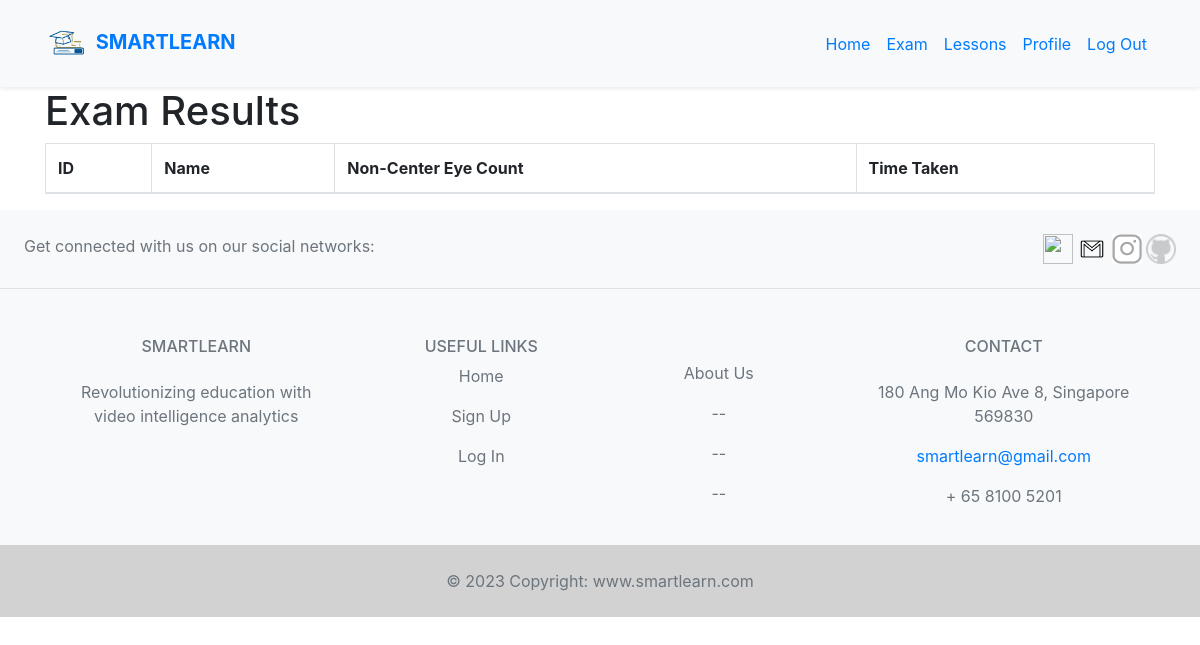
Page /exam_result (signed in) on the earlier database version.
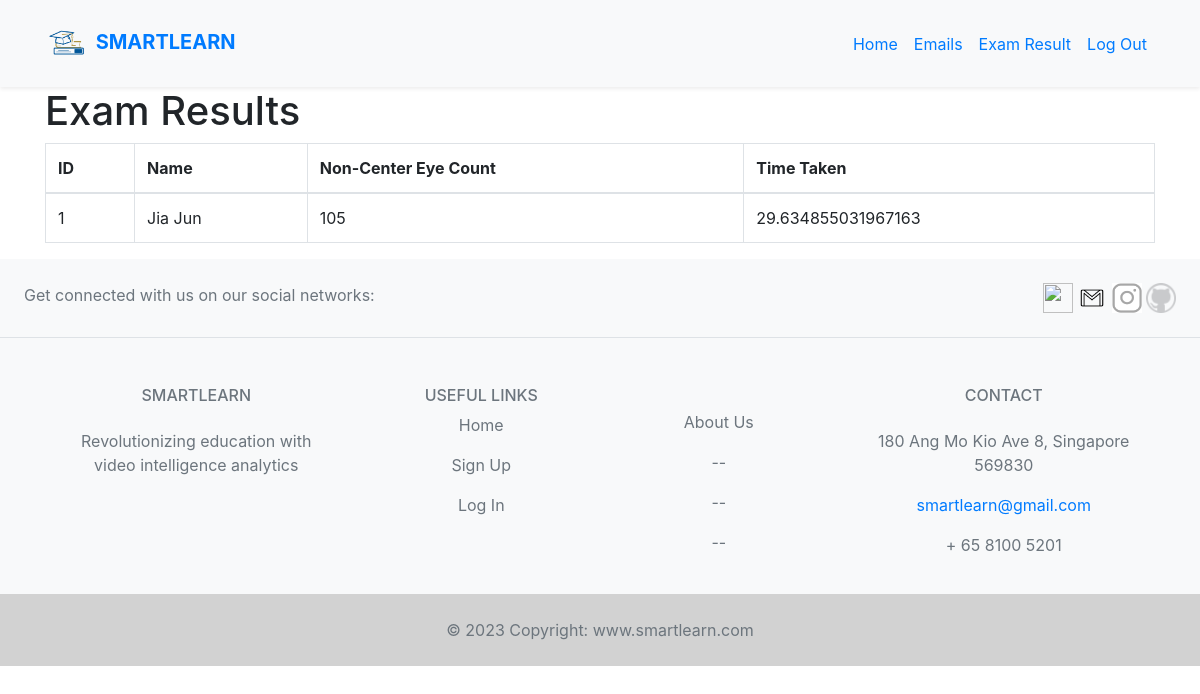
Same page on the later database version.
### __init__.py (models this page shows, shortened)
class Exam_Attempt(db.Model, UserMixin):
    id = db.Column(db.Integer, primary_key=True)
    name = db.Column(db.String(150))
    non_center_eye_count = db.Column(db.Integer)
    time_taken = db.Column(db.Float)

### __init__.py (the view)
@app.route('/exam_result')
def exam_result():
    exam_attempts = Exam_Attempt.query.all()
    return render_template('exam_result.html', exam_attempts=exam_attempts)

### __init__.py (called while the page is built)
@login_manager.user_loader
def load_user(user_id):
    return User.query.get(int(user_id))

### templates/exam_result.html (shortened to what this page needs)
{% extends "base.html" %}
{% block content %}
  <div class="container">
    <h1>Exam Results</h1>
    <table class="table table-bordered">
      <thead>
        <tr>
          <th>ID</th>
          <th>Name</th>
          <th>Non-Center Eye Count</th>
          <th>Time Taken</th>
        </tr>
      </thead>
      <tbody>
        {% for attempt in exam_attempts %}
          <tr>
            <td>{{ attempt.id }}</td>
            <td>{{ attempt.name }}</td>
            <td>{{ attempt.non_center_eye_count }}</td>
            <td>{{ attempt.time_taken }}</td>
          </tr>
        {% endfor %}
      </tbody>
    </table>
  </div>
{% endblock %}

### templates/base.html (shortened to what this page needs)
<!DOCTYPE html>
<html lang="en">
  <head>
    <link
      rel="stylesheet"
      href="https://stackpath.bootstrapcdn.com/bootstrap/4.5.2/css/bootstrap.min.css"
    />
  </head>
  <body>
    {% if 'user_id' in session %}
        {% if session['role'] == 'Student' %}
            {% block user_navbar %} {% include 'includes/_student_nav.html' %} {% endblock %}
        {% elif session['role'] == 'Staff' %}
            {% block staff_navbar %} {% include 'includes/_staff_nav.html' %} {% endblock %}
        {% endif %}
    {% else %}
        {% block navbar %} {% include 'includes/_navbar.html' %} {% endblock %}
    {% endif %}
    {% block content %}{% endblock %}
  </body>
  <footer>
    {% block footer %} {% include 'includes/_footer.html' %} {% endblock %}
  </footer>
</html>

### templates/includes/_staff_nav.html (shortened to what this page needs)
<nav class="navbar navbar-expand-lg py-3 bg-light shadow-sm">
  <div class="container">
    <a href="/staff_homepage" class="navbar-brand">
      <img src="/static/img/logo1.jpg" class="rounded-circle" width="45" alt="" class="d-inline-block align-middle mr-2">
      <span class="text-uppercase font-weight-bold">SmartLearn</span>
    </a>
    <div id="navbarSupportedContent" class="collapse navbar-collapse">
      <ul class="navbar-nav ml-auto">
        <li class="nav-item active"><a href="/staff_homepage" class="nav-link">Home <span class="sr-only">(current)</span></a></li>
        <li class="nav-item"><a href="/emails" class="nav-link">Emails</a></li>
        <li class="nav-item"><a href="/exam_result" class="nav-link">Exam Result</a></li>
        <li class="nav-item"><a href="/logout" class="nav-link">Log Out</a></li>
      </ul>
    </div>
  </div>
</nav>

### templates/includes/_footer.html (shortened to what this page needs)
<footer class="text-center text-lg-start bg-light text-muted mt-auto">
  <section class="d-flex justify-content-center justify-content-lg-between p-4 border-bottom">
    <div class="me-5 d-none d-lg-block">
      <span>Get connected with us on our social networks:</span>
    </div>
    <div>
      <a href="https://www.facebook.com/profile.php?id=100084438817499" class="me-4 text-reset">
        <i class="fab fa-facebook-f"><img src="static/img/fb.jpg" width="30px" height="30px"> </i>
      </a>
      <a href="mailto:smartlearn@gmail.com" class="me-4 text-reset">
        <i class="fab fa-google"><img src="static/img/gmail.jpg" width="30px" height="30px"> </i>
      </a>
      <a href="https://www.instagram.com/smartlearn/" class="me-4 text-reset">
        <i class="fab fa-instagram"><img src="static/img/insta.jpg" width="30px" height="30px"> </i>
      </a>
      <a href="https://github.com/Joon0208/Yammy" class="me-4 text-reset">
        <i class="fab fa-github"><img src="static/img/gh.jpg" width="30px" height="30px"> </i>
      </a>
    </div>
  </section>
  <section class="">
    <div class="container text-center text-md-start mt-5">
      <div class="row mt-3">
        <div class="col-md-3 col-lg-4 col-xl-3 mx-auto mb-4">
          <h6 class="text-uppercase fw-bold mb-4">
            SmartLearn </h6>
          <p> Revolutionizing education with video intelligence analytics</p>
        </div>
        <div class="col-md-2 col-lg-2 col-xl-2 mx-auto mb-4">
          <h6 class="text-uppercase fw-bold mb-6">
            Useful links
          </h6>
          <p>
            <a href="/" class="text-reset">Home</a>
          </p>
          <p>
            <a href="/signup" class="text-reset">Sign Up</a>
          </p>
          <p>
            <a href="/login" class="text-reset">Log In</a>
          </p>
        </div>
        <div class="col-md-3 col-lg-2 col-xl-2 mx-auto mb-4">
          <br>
          <p>
            <a href="/aboutUs" class="text-reset">About Us</a>
          </p>
          <p>
            <a href="/#!" class="text-reset">--</a>
          </p>
          <p>
            <a href="#!" class="text-reset">--</a>
          </p>
          <p>
            <a href="#!" class="text-reset">--</a>
          </p>
        </div>
        <div class="col-md-4 col-lg-3 col-xl-3 mx-auto mb-md-0 mb-4">
          <h6 class="text-uppercase fw-bold mb-4">Contact</h6>
          <p> 180 Ang Mo Kio Ave 8, Singapore 569830</p>
          <p>
            <a href="mailto:smartlearn@gmail.com"> smartlearn@gmail.com</a>
          </p>
          <p> + 65 8100 5201</p>
        </div>
      </div>
    </div>
  </section>
  <div class="text-center p-4" style="background-color: rgb(210, 210, 210);">
    © 2023 Copyright:
    <a class="text-reset fw-bold" href="/">www.smartlearn.com</a>
  </div>
</footer>

### templates/includes/_student_nav.html (shortened to what this page needs)
<nav class="navbar navbar-expand-lg py-3 bg-light shadow-sm">
  <div class="container">
    <a href="/student_homepage" class="navbar-brand">
      <img src="/static/img/logo1.jpg" class="rounded-circle" width="45" alt="" class="d-inline-block align-middle mr-2">
      <span class="text-uppercase font-weight-bold">SmartLearn</span>
    </a>
    <div id="navbarSupportedContent" class="collapse navbar-collapse">
      <ul class="navbar-nav ml-auto">
        <li class="nav-item active"><a href="/student_homepage" class="nav-link">Home <span class="sr-only">(current)</span></a></li>
        <li class="nav-item"><a href="/exam" class="nav-link">Exam</a></li>
        <li class="nav-item"><a href="/lesson" class="nav-link">Lessons</a></li>
        <li class="nav-item"><a href="/customer_profile" class="nav-link">Profile</a></li>
        <li class="nav-item"><a href="/logout" class="nav-link">Log Out</a></li>
      </ul>
    </div>
  </div>
</nav>

Differences in the rows shown:
added Exam_Attempt: id "1", name "Jia Jun", non_center_eye_count "105", time_taken "29.634855031967163"
Other differences:
text no longer shown: "Exam Lessons Profile"
text now shown: "Emails Exam Result"
